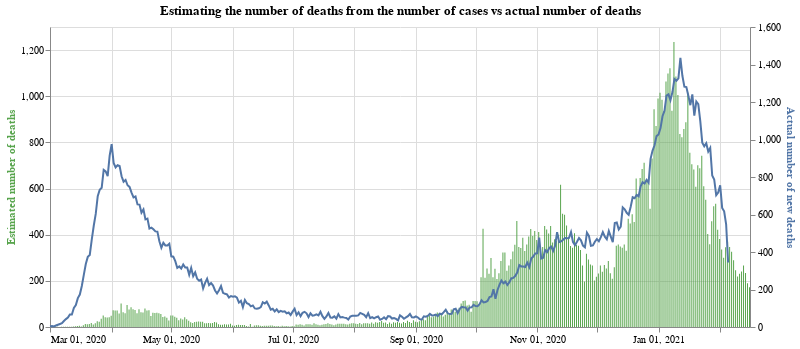

This figure's notebook cell:
### Code cell
#collapse
base = alt.Chart(full_eng_deaths.query("date >= '2020-03-01'")).encode(x=alt.X("yearmonthdate(date):T", axis=alt.Axis(title=None))).properties(width=700, title='Estimating the number of deaths from the number of cases vs actual number of deaths')

bars = base.mark_bar(color='#57A44C').encode(
    y=alt.Y("estimateDeathsFromCases:Q", axis=alt.Axis(title='Estimated number of deaths', titleColor='#57A44C')),
    tooltip="newCases:Q"
)

line = base.mark_line(stroke='#5276A7').encode(y=alt.Y("laggedNewDeaths:Q", axis=alt.Axis(title='Actual number of new deaths', titleColor='#5276A7')))

alt.layer(bars, line).resolve_scale(y='independent')

### Figure 1 — Vega-Lite specification as saved in the notebook (floating-point values rounded to 4 significant figures; data arrays with more than 128 entries replaced by an {"elided": "..."} marker saying what was removed)
{"config": {"view": {"continuousWidth": 400, "continuousHeight": 300}}, "layer": [{"mark": {"type": "bar", "color": "#57A44C"}, "encoding": {"tooltip": {"type": "quantitative", "field": "newCases"}, "x": {"type": "temporal", "axis": {"title": null}, "field": "date", "timeUnit": "yearmonthdate"}, "y": {"type": "quantitative", "axis": {"title": "Estimated number of deaths", "titleColor": "#57A44C"}, "field": "estimateDeathsFromCases"}}, "title": "Estimating the number of deaths from the number of cases vs actual number of deaths", "width": 700}, {"mark": {"type": "line", "stroke": "#5276A7"}, "encoding": {"x": {"type": "temporal", "axis": {"title": null}, "field": "date", "timeUnit": "yearmonthdate"}, "y": {"type": "quantitative", "axis": {"title": "Actual number of new deaths", "titleColor": "#5276A7"}, "field": "laggedNewDeaths"}}, "title": "Estimating the number of deaths from the number of cases vs actual number of deaths", "width": 700}], "data": {"name": "data-74e0514ac60fcbfc2c410b3e637440c6"}, "resolve": {"scale": {"y": "independent"}}, "$schema": "https://vega.github.io/schema/vega-lite/v4.8.1.json", "datasets": {"data-74e0514ac60fcbfc2c410b3e637440c6": {"elided": "352 records"}}}
